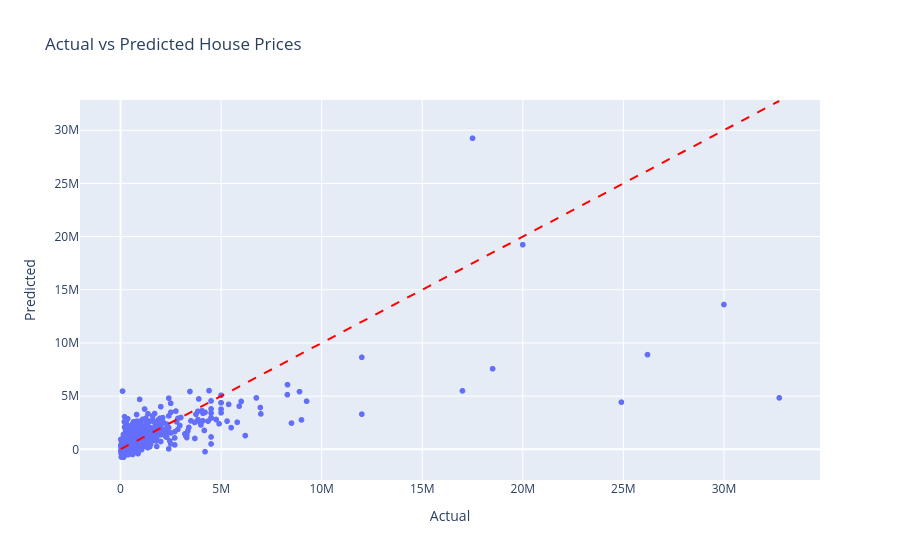

Notebook source saved alongside this figure:
### Markdown cell above
### Actual vs. Predicted (Most Recommended)

### Code cell
import plotly.express as px
import pandas as pd

results = pd.DataFrame({
    'Actual': y_test,
    'Predicted': y_pred
})

fig = px.scatter(
    results,
    x='Actual',
    y='Predicted',
    title='Actual vs Predicted House Prices'
)

# Add the perfect prediction line
fig.add_shape(
    type='line',
    x0=results['Actual'].min(),
    y0=results['Actual'].min(),
    x1=results['Actual'].max(),
    y1=results['Actual'].max(),
    line=dict(color='red', dash='dash')
)

fig.show()

### Figure 1 — Plotly figure (JSON) as saved in the notebook; plotly's stock layout.template omitted (floating-point values rounded to 4 significant figures; data arrays with more than 128 entries replaced by an {"elided": "..."} marker saying what was removed)
{"data": [{"hovertemplate": "Actual=%{x}<br>Predicted=%{y}<extra></extra>", "legendgroup": "", "marker": {"color": "#636efa", "symbol": "circle"}, "mode": "markers", "name": "", "showlegend": false, "type": "scattergl", "x": {"elided": "4349 float values"}, "xaxis": "x", "y": {"elided": "4349 float values"}, "yaxis": "y"}], "layout": {"legend": {"tracegroupgap": 0}, "shapes": [{"line": {"color": "red", "dash": "dash"}, "type": "line", "x0": 10000, "x1": 32750000, "y0": 10000, "y1": 32750000}], "title": {"text": "Actual vs Predicted House Prices"}, "xaxis": {"anchor": "y", "domain": [0, 1], "title": {"text": "Actual"}}, "yaxis": {"anchor": "x", "domain": [0, 1], "title": {"text": "Predicted"}}}}
